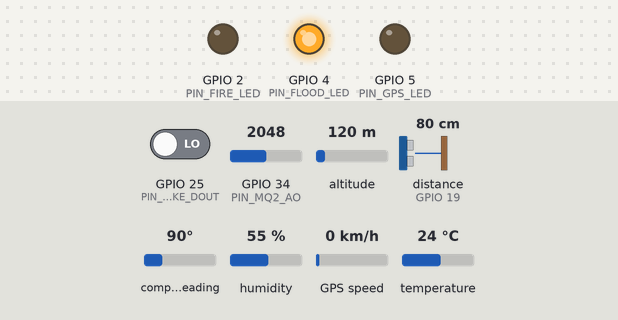
This sketch was run on a simulated ESP32. Parts: output pins drawn as LEDs (lit = HIGH). Wiring (inferred from the names in the program): ultrasonic range finder: trigger GPIO 18; echo GPIO 19. The test bench sets the inputs (shaded band); at power-on: GPIO 34 (PIN_MQ2_AO) = 2048, distance to the obstacle (sensor on GPIO 19) 80 cm, GPIO 25 (PIN_QUAKE_DOUT) LOW, altitude 120 m, compass heading 90°, humidity 55 %, GPS speed 0 km/h, temperature 24 °C. The echo pulse lasts 58.3 µs per cm; the GPS gets a fix after 3 s at 37.7749, -122.4194 with 8 satellites; pins used as bus, display or sensor lines are not drawn; what the sketch prints to the serial monitor is not drawn.

Above: at 1.9 s.
2.0 s: GPIO 34 (PIN_MQ2_AO) set to 1952
At 3.2 s:
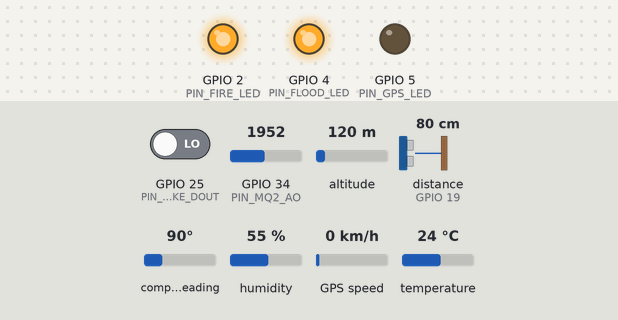
3.5 s: distance to the obstacle (sensor on GPIO 19) set to 6 cm
6.5 s: distance to the obstacle (sensor on GPIO 19) set to 3 cm
At 7.7 s:
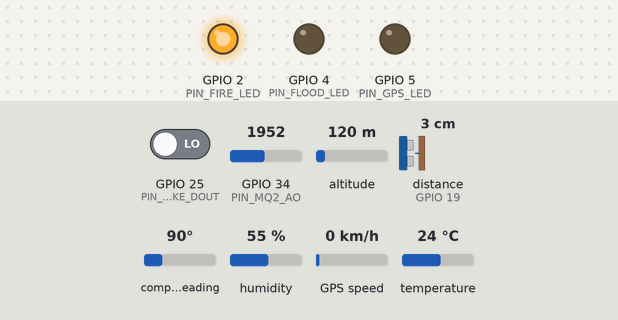
8.0 s: distance to the obstacle (sensor on GPIO 19) set to 9 cm
At 9.1 s:
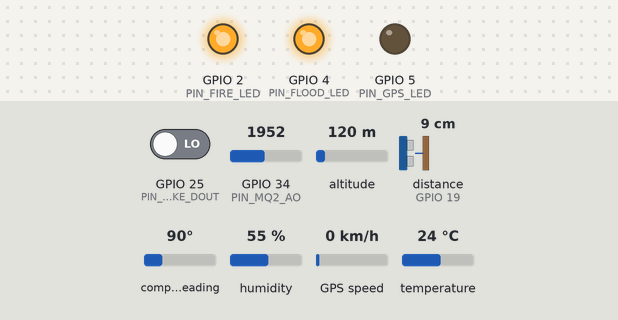
9.5 s: distance to the obstacle (sensor on GPIO 19) set to 2 cm
At 10.7 s:
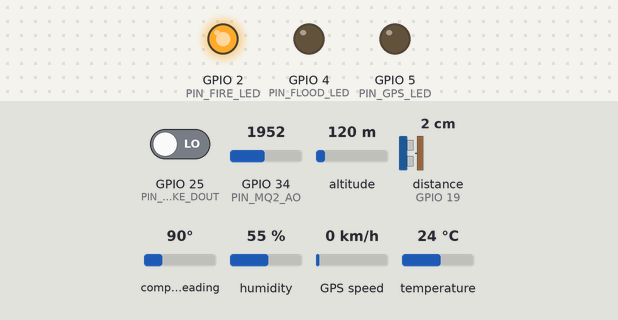
11.0 s: GPIO 34 (PIN_MQ2_AO) set to 2866
At 11.5 s:
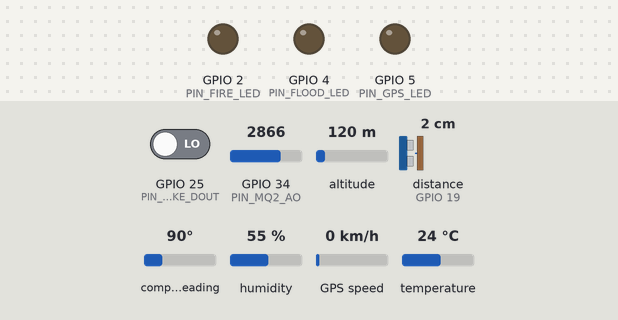
Timing chart, 0 to 13.5 s (numbered marks = the images above; inputs shaded):
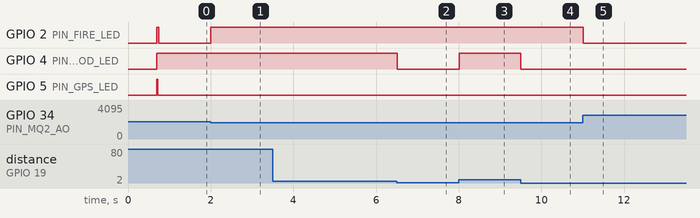

The sketch:

ESP32_Project.ino
```cpp
#include <Arduino.h>
#include <DHT.h>
#include <TinyGPSPlus.h>

// ====== PINS ======
const int PIN_MQ2_AO     = 34;  // ADC
const int PIN_DHT_DATA   = 27;
const int PIN_FIRE_LED   = 2;   // active LOW

const int PIN_ULTRA_TRIG = 18;
const int PIN_ULTRA_ECHO = 19;
const int PIN_FLOOD_LED  = 4;   // active LOW

const int PIN_QUAKE_DOUT = 25;  // SW-420 DOUT

const int PIN_GPS_TX_ESP = 17;  // ESP32 TX2 -> GPS RX
const int PIN_GPS_RX_ESP = 16;  // ESP32 RX2 <- GPS TX
const int PIN_GPS_LED    = 5;   // active LOW

// ====== DHT ======
#define DHTTYPE DHT11
DHT dht(PIN_DHT_DATA, DHTTYPE);

// ====== GPS ======
HardwareSerial SerialGPS(2);
TinyGPSPlus gps;

// ====== THRESHOLDS (tune) ======
const int   MQ2_ADC_FIRE_THRESHOLD = 2000; // 0-4095
const float TEMP_FIRE_THRESHOLD    = 60.0; // C
const float HUM_FIRE_THRESHOLD     = 30.0; // %

const float FLOOD_DISTANCE_CM      = 5.0;

// ====== QUAKE LOGIC ======
const uint32_t QUAKE_DEBOUNCE_MS = 30;
const uint32_t QUAKE_CLEAR_MS    = 2000;

bool quake_active = false;
uint32_t last_quake_event_ms = 0;
bool last_raw = false;
uint32_t raw_change_ms = 0;

void updateQuakeState() {
  bool raw = (digitalRead(PIN_QUAKE_DOUT) == HIGH);

  if (raw != last_raw) {
    last_raw = raw;
    raw_change_ms = millis();
  }

  if (raw && (millis() - raw_change_ms >= QUAKE_DEBOUNCE_MS)) {
    quake_active = true;
    last_quake_event_ms = millis();
  }

  if (quake_active && (millis() - last_quake_event_ms > QUAKE_CLEAR_MS)) {
    quake_active = false;
  }
}

// ====== GPS ACTIVITY ======
uint32_t lastGpsCharMillis = 0;
const uint32_t GPS_ACTIVE_TIMEOUT = 1200;

float measureDistanceCm() {
  digitalWrite(PIN_ULTRA_TRIG, LOW);
  delayMicroseconds(3);
  digitalWrite(PIN_ULTRA_TRIG, HIGH);
  delayMicroseconds(10);
  digitalWrite(PIN_ULTRA_TRIG, LOW);

  unsigned long duration = pulseIn(PIN_ULTRA_ECHO, HIGH, 30000);
  if (duration == 0) return -1.0;
  return duration / 58.0;
}

void setFireLed(bool on)  { digitalWrite(PIN_FIRE_LED,  on ? LOW : HIGH); }
void setFloodLed(bool on) { digitalWrite(PIN_FLOOD_LED, on ? LOW : HIGH); }
void setGpsLed(bool on)   { digitalWrite(PIN_GPS_LED,   on ? LOW : HIGH); }

void setup() {
  Serial.begin(115200);
  delay(700);

  pinMode(PIN_FIRE_LED, OUTPUT);
  pinMode(PIN_FLOOD_LED, OUTPUT);
  pinMode(PIN_GPS_LED, OUTPUT);
  digitalWrite(PIN_FIRE_LED, HIGH);
  digitalWrite(PIN_FLOOD_LED, HIGH);
  digitalWrite(PIN_GPS_LED, HIGH);

  pinMode(PIN_ULTRA_TRIG, OUTPUT);
  pinMode(PIN_ULTRA_ECHO, INPUT);

  pinMode(PIN_QUAKE_DOUT, INPUT);

  dht.begin();

  SerialGPS.begin(9600, SERIAL_8N1, PIN_GPS_RX_ESP, PIN_GPS_TX_ESP);

  Serial.println("{\"status\":\"esp32_online\"}");
}

void loop() {
  // ---- GPS parsing ----
  while (SerialGPS.available()) {
    char c = (char)SerialGPS.read();
    gps.encode(c);
    lastGpsCharMillis = millis();
  }

  bool gps_active = (millis() - lastGpsCharMillis) < GPS_ACTIVE_TIMEOUT;
  setGpsLed(gps_active);

  bool gps_fix = gps.location.isValid() && gps.location.age() < 3000; // recent coords

  // ---- FIRE ----
  int mq2Value = analogRead(PIN_MQ2_AO);
  float temp = dht.readTemperature();
  float hum  = dht.readHumidity();

  bool fireDetected = false;
  if (!isnan(temp) && !isnan(hum)) {
    if (temp >= TEMP_FIRE_THRESHOLD && hum <= HUM_FIRE_THRESHOLD) fireDetected = true;
  }
  if (mq2Value >= MQ2_ADC_FIRE_THRESHOLD) fireDetected = true;
  setFireLed(fireDetected);

  // ---- FLOOD ----
  float distance = measureDistanceCm();
  bool floodDetected = (distance > 0 && distance <= FLOOD_DISTANCE_CM);
  setFloodLed(floodDetected);

  // ---- QUAKE ----
  updateQuakeState();

  // ---- SEND JSON (1 line / sec) ----
  static uint32_t lastSend = 0;
  if (millis() - lastSend >= 1000) {
    lastSend = millis();

    Serial.print("{\"mq2_adc\":"); Serial.print(mq2Value);

    Serial.print(",\"temp\":");
    if (isnan(temp)) Serial.print("null"); else Serial.print(temp, 1);

    Serial.print(",\"hum\":");
    if (isnan(hum)) Serial.print("null"); else Serial.print(hum, 1);

    Serial.print(",\"dist_cm\":");
    if (distance < 0) Serial.print("null"); else Serial.print(distance, 1);

    Serial.print(",\"fire\":");  Serial.print(fireDetected ? 1 : 0);
    Serial.print(",\"flood\":"); Serial.print(floodDetected ? 1 : 0);
    Serial.print(",\"quake\":"); Serial.print(quake_active ? 1 : 0);

    Serial.print(",\"gps_active\":"); Serial.print(gps_active ? 1 : 0);
    Serial.print(",\"gps_fix\":");    Serial.print(gps_fix ? 1 : 0);

    Serial.print(",\"lat\":");
    if (gps_fix) Serial.print(gps.location.lat(), 6);
    else Serial.print("null");

    Serial.print(",\"lon\":");
    if (gps_fix) Serial.print(gps.location.lng(), 6);
    else Serial.print("null");

    Serial.println("}");
  }

  delay(20);
}
```

Measured:
- the behaviour switches between 2000 and 1999 on GPIO 34 (PIN_MQ2_AO) (found by bisection; images 0 and 1)
- the behaviour switches between 5 and 4 cm on distance to the obstacle (sensor on GPIO 19) (found by bisection; images 1 and 2)
- after the input at 2.0 s, GPIO 2 (PIN_FIRE_LED): LOW → HIGH at once
- after the input at 3.5 s, every drawn part: stays the same
- after the input at 6.5 s, GPIO 4 (PIN_FLOOD_LED): HIGH → LOW at once
- after the input at 8.0 s, GPIO 4 (PIN_FLOOD_LED): LOW → HIGH at once
- after the input at 9.5 s, GPIO 4 (PIN_FLOOD_LED): HIGH → LOW at once
- after the input at 11.0 s, GPIO 2 (PIN_FIRE_LED): HIGH → LOW at once
